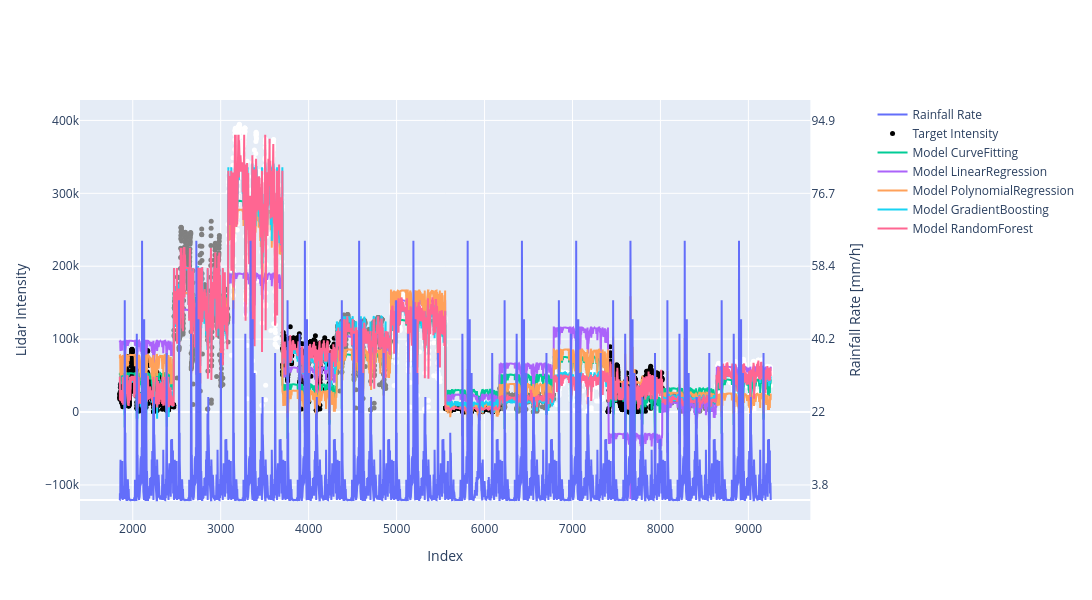

The notebook cell this image was saved under:
### Code cell
from scipy.optimize import curve_fit

# Sample data loading
model_data = regression_data.reset_index(names="timestamp").dropna()
model_data = model_data[model_data["target"] != "Target-01"]

# Handle missing values in intensity
# model_data["intensity"].interpolate(method="linear", inplace=True)

# Prepare the data for curve fitting
X = model_data[["range", "reflectivity", "precipitation.intensity_hour_shifted"]]
y = model_data["intensity"]
formula_map = {
    "range": "r",
    "reflectivity": "beta",
    "precipitation.intensity_hour_shifted": "RR",
    "intensity": "I",
}

model_results = {}

## Curve Fitting
# Initial guess for the parameters
initial_guess = [
    400,
    0.01,
    2000000,
    0.8,
    -500,
    10000.0,
]
# Fit the model using curve_fit
params, covariance = curve_fit(model_func, X, y, p0=initial_guess, maxfev=1_000_000)  # bounds=(-100_000, 500_000))
# Extract the fitted parameters
a1, a2, b, c1, c2, d = params

# Predict the intensity using the fitted model
model_data["CurveFitting"] = model_func(X, *params)

model_results["CurveFitting"] = {
    "formula": f"$ f(r, beta, RR) = {a1:.2f} \cdot exp(-{a2:.2f}r) + {b:.2f} \cdot \cfrac{{beta}}{{r}} + {c1:.2f} \cdot RR^2 + {c2:.2f} \cdot RR + {d:.2f}$",
    "rmse": np.sqrt(mean_squared_error(y, model_data["CurveFitting"])),
    "r2": r2_score(y, model_data["CurveFitting"]),
}


## Linear Regression
lin_model = LinearRegression()
lin_model.fit(X, y)
intercept = lin_model.intercept_
coeffs = lin_model.coef_

model_data["LinearRegression"] = lin_model.predict(X)

model_results["LinearRegression"] = {
    "formula": f"$f(r, beta, RR) = {intercept:.2f} + {coeffs[0]:.2f} \cdot r + {coeffs[1]:.2f} \cdot beta + {coeffs[2]:.2f} \cdot RR$",
    "rmse": np.sqrt(mean_squared_error(y, model_data["LinearRegression"])),
    "r2": r2_score(y, model_data["LinearRegression"]),
}

## Polynomial Regression
degree = 2
poly_model = make_pipeline(PolynomialFeatures(degree), LinearRegression())
poly_model.fit(X, y)
coeffs = poly_model.named_steps["linearregression"].coef_
features = poly_model.named_steps["polynomialfeatures"].get_feature_names_out()

model_data["PolynomialRegression"] = poly_model.predict(X)

model_results["PolynomialRegression"] = {
    "formula": get_formula(coeffs, features),
    "rmse": np.sqrt(mean_squared_error(y, model_data["PolynomialRegression"])),
    "r2": r2_score(y, model_data["PolynomialRegression"]),
}

## Gradient Boosting
gb_model = GradientBoostingRegressor()
gb_model.fit(X, y)
coeffs = gb_model.feature_importances_

model_data["GradientBoosting"] = gb_model.predict(X)

model_results["GradientBoosting"] = {
    "formula": "",
    "rmse": np.sqrt(mean_squared_error(y, model_data["GradientBoosting"])),
    "r2": r2_score(y, model_data["GradientBoosting"]),
}

## Random Forest
rf_model = RandomForestRegressor()
rf_model.fit(X, y)
coeffs = rf_model.feature_importances_

model_data["RandomForest"] = rf_model.predict(X)

model_results["RandomForest"] = {
    "formula": "",
    "rmse": np.sqrt(mean_squared_error(y, model_data["RandomForest"])),
    "r2": r2_score(y, model_data["RandomForest"]),
}

# Filter the data for a specific reflectivity and range
# reflectivity_value = 0.9  # Example: white
# range_value = 32.45  # Example: 14.20 m

# filtered_model_data = model_data[(model_data["reflectivity"] == reflectivity_value) & (model_data["range"] == range_value)]


fig = make_subplots(specs=[[{"secondary_y": True}]])
fig.add_trace(
    go.Scatter(
        x=model_data.index,
        y=model_data["precipitation.intensity_hour_shifted"],
        mode="lines",
        name="Rainfall Rate",
    ),
    secondary_y=True,
)
fig.add_trace(
    go.Scatter(
        x=model_data.index,
        y=model_data["intensity"],
        mode="markers",
        name="Target Intensity",
        text=model_data["target"],
        marker=dict(size=5, color=model_data["color"]),
    )
)

for model, data in model_results.items():
    fig.add_trace(
        go.Scatter(
            x=model_data.index,
            y=model_data[model],
            mode="lines",
            name=f"Model {model}",
        )
    )

fig.update_layout(
    height=600,
    width=1600,
    yaxis2_range=[-5, 100],
    xaxis_title="Index",
    yaxis_title="Lidar Intensity",
    yaxis2_title="Rainfall Rate [mm/h]",
    yaxis2_tickmode="sync",
)

# Add linear and polynomial regression here

### Figure 1 — Plotly figure (JSON) as saved in the notebook; plotly's stock layout.template omitted (floating-point values rounded to 4 significant figures; data arrays with more than 128 entries replaced by an {"elided": "..."} marker saying what was removed)
{"data": [{"mode": "lines", "name": "Rainfall Rate", "type": "scatter", "x": {"elided": "7172 int values"}, "xaxis": "x", "y": {"elided": "7172 float values"}, "yaxis": "y2"}, {"marker": {"color": {"elided": "7172 str values"}, "size": 5}, "mode": "markers", "name": "Target Intensity", "text": {"elided": "7172 str values"}, "type": "scatter", "x": {"elided": "7172 int values"}, "y": {"elided": "7172 float values"}}, {"mode": "lines", "name": "Model CurveFitting", "type": "scatter", "x": {"elided": "7172 int values"}, "y": {"elided": "7172 float values"}}, {"mode": "lines", "name": "Model LinearRegression", "type": "scatter", "x": {"elided": "7172 int values"}, "y": {"elided": "7172 float values"}}, {"mode": "lines", "name": "Model PolynomialRegression", "type": "scatter", "x": {"elided": "7172 int values"}, "y": {"elided": "7172 float values"}}, {"mode": "lines", "name": "Model GradientBoosting", "type": "scatter", "x": {"elided": "7172 int values"}, "y": {"elided": "7172 float values"}}, {"mode": "lines", "name": "Model RandomForest", "type": "scatter", "x": {"elided": "7172 int values"}, "y": {"elided": "7172 float values"}}], "layout": {"height": 600, "width": 1600, "xaxis": {"anchor": "y", "domain": [0, 0.94], "title": {"text": "Index"}}, "yaxis": {"anchor": "x", "domain": [0, 1], "title": {"text": "Lidar Intensity"}}, "yaxis2": {"anchor": "x", "overlaying": "y", "range": [-5, 100], "side": "right", "tickmode": "sync", "title": {"text": "Rainfall Rate [mm/h]"}}}}
